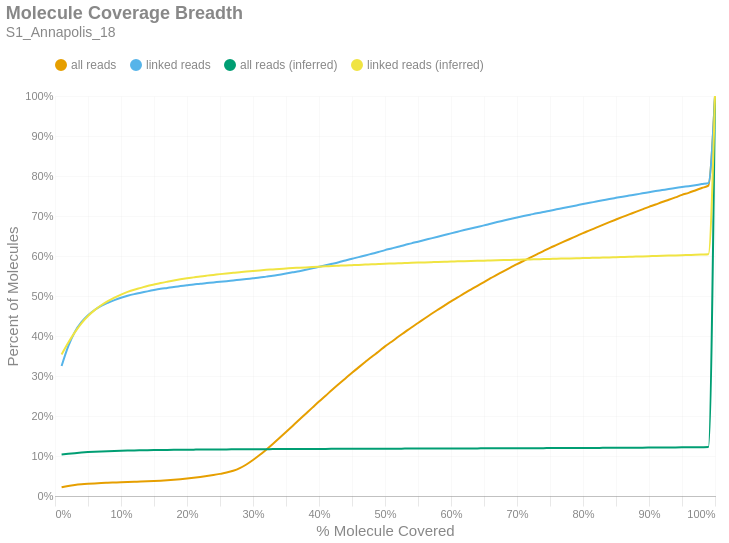

The code cell stored with this chart in its notebook:
### Markdown cell above
### Molecule Read Coverage
This chart shows molecule coverage breadth as computed by the number of bases aligned to that molecule. In other words, "*how much of each unique long molecule is actually sequenced/aligned?*" Keep in mind there is a distinction between sequences and alignments, since some sequences belonging to a particular molecule may not align well and wouldn't appear in the alignment data. This chart also shows molecule coverage breadth as computed by the *inferred fragment* from which the aligned sequences originate. Unlike read coverage, this calculation takes into account the total insert size, including unsequenced gaps between the forward and reverse reads. Like the previous figures, these are cumulative percents.

### Code cell
if SKIPLR:
    print_html(f"Skipped")
else:
    binned_df = consolidated_hist(valids['coverage_bp'], mask, 0.01, True)
    binned_df_inf = consolidated_hist(valids['coverage_inserts'], mask, 0.01, True)
    binned_df = binned_df.with_columns(pl.lit(binned_df_inf['all reads (cumsum)']).alias('all reads (inferred)'))
    binned_df = binned_df.with_columns(pl.lit(binned_df_inf['linked reads (cumsum)']).alias('linked reads (inferred)'))
    binned_df = binned_df.with_columns(
        (pl.col('bin').cast(pl.Float64) + 0.01).alias('right_edge')
    )

    with SafeRender(binned_df):
        (
            density_plot(binned_df, 'Molecule Coverage Breadth', samplename, 'molcov', ['all reads (inferred)','linked reads (inferred)'])
            .encode(
                #x=alt.X('bin:Q', title="% Molecule Covered").axis(format = '%').scale(padding=0),
                x=alt.X('right_edge:Q', title="% Molecule Covered").axis(format='%').scale(padding=0),
                y=alt.Y('value:Q', title='Percent of Molecules')
                    .axis(format='%')
                    .stack(False)
                    .scale(domainMin=0, padding=0),
                color=alt.Color("key:N").scale(domain = ["all reads", "linked reads", "all reads (inferred)", "linked reads (inferred)"]),
                tooltip = [
                    alt.Tooltip("key:N", title = "Data Type"),
                    alt.Tooltip("range_label:N", title="% Molecule Covered"),
                    alt.Tooltip("value:Q", format = ".2%", title="% Molecules")
                ]
            )
        ).display()

### Figure 1 — Vega-Lite specification as saved in the notebook (floating-point values rounded to 4 significant figures)
{"width": "container", "height": 400, "config": {"title": {"anchor": "start", "dy": -15, "fontSize": 18, "color": "#888888", "subtitleColor": "#888888", "subtitleFontSize": 14}, "arc": {"fill": "#0072B2"}, "axis": {"domainColor": "#888888", "domainWidth": 0.5, "gridWidth": 0.2, "grid": false, "titleFontWeight": 400, "titleFontSize": 15, "labelFontSize": 11, "labelColor": "#888888", "tickColor": "#888888", "tickWidth": 0.2, "titleColor": "#888888"}, "axisBand": {"grid": false}, "axisX": {"grid": true, "tickSize": 10, "domainCap": "round"}, "axisY": {"domain": false, "grid": true, "tickSize": 0, "domainCap": "round"}, "background": "transparent", "header": {"labelFontSize": 15, "labelColor": "#888888", "titleFontSize": 15, "titleFontWeight": 600, "titleColor": "#888888"}, "legend": {"labelFont": "sans-serif", "labelFontSize": 12, "labelColor": "#888888", "symbolSize": 100, "symbolType": "circle", "titleFontSize": 12, "titlePadding": 10, "titleColor": "#888888", "title": null, "orient": "top"}, "range": {"category": ["#E69F00", "#56B4E9", "#009E73", "#F0E442", "#0072B2", "#D55E00", "#CC79A7", "#000000"], "diverging": ["#cfe8f3", "#a2d4ec", "#73bfe2", "#46abdb", "#1696d2", "#12719e"]}, "area": {"fill": "#0072B2", "fillOpacity": 0.7, "line": true, "strokeOpacity": 0.7}, "line": {"color": "#0072B2", "stroke": "#0072B2", "strokeWidth": 2}, "trail": {"color": "#0072B2", "stroke": "#0072B2", "strokeWidth": 0, "size": 1}, "point": {"filled": true, "fillOpacity": 1.0, "size": 95}, "text": {"color": "#888888", "fontSize": 11, "align": "right", "fontWeight": 400, "size": 11}, "bar": {"fill": "#0072B2", "stroke": null}, "view": {"stroke": null, "continuousWidth": 660, "continuousHeight": 400}}, "data": {"name": "data-ae984b2c91bb6ececd764ec2be68b6b3"}, "mark": {"type": "line", "interpolate": "monotone", "point": {"opacity": 0, "size": 275}}, "encoding": {"color": {"field": "key", "scale": {"domain": ["all reads", "linked reads", "all reads (inferred)", "linked reads (inferred)"]}, "type": "nominal"}, "tooltip": [{"field": "key", "title": "Data Type", "type": "nominal"}, {"field": "range_label", "title": "% Molecule Covered", "type": "nominal"}, {"field": "value", "format": ".2%", "title": "% Molecules", "type": "quantitative"}], "x": {"axis": {"format": "%"}, "field": "right_edge", "scale": {"padding": 0}, "title": "% Molecule Covered", "type": "quantitative"}, "y": {"axis": {"format": "%"}, "field": "value", "scale": {"domainMin": 0, "padding": 0}, "stack": false, "title": "Percent of Molecules", "type": "quantitative"}}, "params": [{"name": "param_c36ac31b6afebe62", "select": {"type": "point", "fields": ["key"]}, "bind": "legend"}], "title": {"text": "Molecule Coverage Breadth", "subtitle": "S1_Annapolis_18"}, "transform": [{"fold": ["all reads (cumsum)", "linked reads (cumsum)", "all reads (inferred)", "linked reads (inferred)"]}, {"calculate": "replace(datum.key, ' (cumsum)', '')", "as": "key"}, {"filter": {"param": "param_c36ac31b6afebe62"}}], "usermeta": {"embedOptions": {"downloadFileName": "S1_Annapolis_18.molcov"}}, "$schema": "https://vega.github.io/schema/vega-lite/v6.1.0.json", "datasets": {"data-ae984b2c91bb6ececd764ec2be68b6b3": [{"bin": "0.0", "interval": "0.0-0.01", "all reads": 0.02173, "linked reads": 0.325, "all reads (cumsum)": 0.02173, "linked reads (cumsum)": 0.325, "range_label": "0.0-0.01", "all reads (inferred)": 0.1035, "linked reads (inferred)": 0.3537, "right_edge": 0.01}, {"bin": "0.01", "interval": "0.01-0.02", "all reads": 0.003286, "linked reads": 0.04903, "all reads (cumsum)": 0.02502, "linked reads (cumsum)": 0.374, "range_label": "0.01-0.02", "all reads (inferred)": 0.1054, "linked reads (inferred)": 0.3829, "right_edge": 0.02}, {"bin": "0.02", "interval": "0.02-0.03", "all reads": 0.002447, "linked reads": 0.03611, "all reads (cumsum)": 0.02746, "linked reads (cumsum)": 0.4101, "range_label": "0.02-0.03", "all reads (inferred)": 0.1071, "linked reads (inferred)": 0.4091, "right_edge": 0.03}, {"bin": "0.03", "interval": "0.03-0.04", "all reads": 0.001762, "linked reads": 0.02431, "all reads (cumsum)": 0.02923, "linked reads (cumsum)": 0.4344, "range_label": "0.03-0.04", "all reads (inferred)": 0.1085, "linked reads (inferred)": 0.4317, "right_edge": 0.04}, {"bin": "0.04", "interval": "0.04-0.05", "all reads": 0.001301, "linked reads": 0.01766, "all reads (cumsum)": 0.03053, "linked reads (cumsum)": 0.4521, "range_label": "0.04-0.05", "all reads (inferred)": 0.1098, "linked reads (inferred)": 0.4499, "right_edge": 0.05}, {"bin": "0.05", "interval": "0.05-0.06", "all reads": 0.001029, "linked reads": 0.01307, "all reads (cumsum)": 0.03155, "linked reads (cumsum)": 0.4651, "range_label": "0.05-0.06", "all reads (inferred)": 0.1107, "linked reads (inferred)": 0.4647, "right_edge": 0.06}, {"bin": "0.06", "interval": "0.06-0.07", "all reads": 0.000824, "linked reads": 0.01019, "all reads (cumsum)": 0.03238, "linked reads (cumsum)": 0.4753, "range_label": "0.06-0.07", "all reads (inferred)": 0.1115, "linked reads (inferred)": 0.4769, "right_edge": 0.07}, {"bin": "0.07", "interval": "0.07-0.08", "all reads": 0.0006764, "linked reads": 0.007738, "all reads (cumsum)": 0.03305, "linked reads (cumsum)": 0.4831, "range_label": "0.07-0.08", "all reads (inferred)": 0.1121, "linked reads (inferred)": 0.4871, "right_edge": 0.08}, {"bin": "0.08", "interval": "0.08-0.09", "all reads": 0.0006506, "linked reads": 0.006593, "all reads (cumsum)": 0.03371, "linked reads (cumsum)": 0.4897, "range_label": "0.08-0.09", "all reads (inferred)": 0.1127, "linked reads (inferred)": 0.4961, "right_edge": 0.09}, {"bin": "0.09", "interval": "0.09-0.1", "all reads": 0.0006488, "linked reads": 0.00593, "all reads (cumsum)": 0.03435, "linked reads (cumsum)": 0.4956, "range_label": "0.09-0.1", "all reads (inferred)": 0.1132, "linked reads (inferred)": 0.5036, "right_edge": 0.1}, {"bin": "0.1", "interval": "0.1-0.11", "all reads": 0.0006052, "linked reads": 0.004972, "all reads (cumsum)": 0.03496, "linked reads (cumsum)": 0.5006, "range_label": "0.1-0.11", "all reads (inferred)": 0.1136, "linked reads (inferred)": 0.5102, "right_edge": 0.11}, {"bin": "0.11", "interval": "0.11-0.12", "all reads": 0.000586, "linked reads": 0.004068, "all reads (cumsum)": 0.03555, "linked reads (cumsum)": 0.5046, "range_label": "0.11-0.12", "all reads (inferred)": 0.114, "linked reads (inferred)": 0.5158, "right_edge": 0.12}, {"bin": "0.12", "interval": "0.12-0.13", "all reads": 0.0005668, "linked reads": 0.003398, "all reads (cumsum)": 0.03611, "linked reads (cumsum)": 0.508, "range_label": "0.12-0.13", "all reads (inferred)": 0.1142, "linked reads (inferred)": 0.5204, "right_edge": 0.13}, {"bin": "0.13", "interval": "0.13-0.14", "all reads": 0.0006305, "linked reads": 0.003577, "all reads (cumsum)": 0.03674, "linked reads (cumsum)": 0.5116, "range_label": "0.13-0.14", "all reads (inferred)": 0.1145, "linked reads (inferred)": 0.5251, "right_edge": 0.14}, {"bin": "0.14", "interval": "0.14-0.15", "all reads": 0.0007069, "linked reads": 0.003351, "all reads (cumsum)": 0.03745, "linked reads (cumsum)": 0.515, "range_label": "0.14-0.15", "all reads (inferred)": 0.1148, "linked reads (inferred)": 0.5287, "right_edge": 0.15}, {"bin": "0.15", "interval": "0.15-0.16", "all reads": 0.0008202, "linked reads": 0.002985, "all reads (cumsum)": 0.03827, "linked reads (cumsum)": 0.5179, "range_label": "0.15-0.16", "all reads (inferred)": 0.115, "linked reads (inferred)": 0.5324, "right_edge": 0.16}, {"bin": "0.16", "interval": "0.16-0.17", "all reads": 0.001003, "linked reads": 0.002338, "all reads (cumsum)": 0.03927, "linked reads (cumsum)": 0.5203, "range_label": "0.16-0.17", "all reads (inferred)": 0.1152, "linked reads (inferred)": 0.5357, "right_edge": 0.17}, {"bin": "0.17", "interval": "0.17-0.18", "all reads": 0.001221, "linked reads": 0.002408, "all reads (cumsum)": 0.04049, "linked reads (cumsum)": 0.5227, "range_label": "0.17-0.18", "all reads (inferred)": 0.1154, "linked reads (inferred)": 0.5388, "right_edge": 0.18}, {"bin": "0.18", "interval": "0.18-0.19", "all reads": 0.001431, "linked reads": 0.002065, "all reads (cumsum)": 0.04192, "linked reads (cumsum)": 0.5248, "range_label": "0.18-0.19", "all reads (inferred)": 0.1156, "linked reads (inferred)": 0.5416, "right_edge": 0.19}, {"bin": "0.19", "interval": "0.19-0.2", "all reads": 0.001649, "linked reads": 0.002104, "all reads (cumsum)": 0.04357, "linked reads (cumsum)": 0.5269, "range_label": "0.19-0.2", "all reads (inferred)": 0.1158, "linked reads (inferred)": 0.5442, "right_edge": 0.2}, {"bin": "0.2", "interval": "0.2-0.21", "all reads": 0.001857, "linked reads": 0.002042, "all reads (cumsum)": 0.04543, "linked reads (cumsum)": 0.5289, "range_label": "0.2-0.21", "all reads (inferred)": 0.1159, "linked reads (inferred)": 0.5466, "right_edge": 0.21}, {"bin": "0.21", "interval": "0.21-0.22", "all reads": 0.002041, "linked reads": 0.001559, "all reads (cumsum)": 0.04747, "linked reads (cumsum)": 0.5305, "range_label": "0.21-0.22", "all reads (inferred)": 0.1161, "linked reads (inferred)": 0.5489, "right_edge": 0.22}, {"bin": "0.22", "interval": "0.22-0.23", "all reads": 0.002355, "linked reads": 0.00194, "all reads (cumsum)": 0.04983, "linked reads (cumsum)": 0.5324, "range_label": "0.22-0.23", "all reads (inferred)": 0.1162, "linked reads (inferred)": 0.5509, "right_edge": 0.23}, {"bin": "0.23", "interval": "0.23-0.24", "all reads": 0.002572, "linked reads": 0.001613, "all reads (cumsum)": 0.0524, "linked reads (cumsum)": 0.534, "range_label": "0.23-0.24", "all reads (inferred)": 0.1163, "linked reads (inferred)": 0.5528, "right_edge": 0.24}, {"bin": "0.24", "interval": "0.24-0.25", "all reads": 0.002873, "linked reads": 0.001442, "all reads (cumsum)": 0.05527, "linked reads (cumsum)": 0.5355, "range_label": "0.24-0.25", "all reads (inferred)": 0.1164, "linked reads (inferred)": 0.5547, "right_edge": 0.25}, {"bin": "0.25", "interval": "0.25-0.26", "all reads": 0.003245, "linked reads": 0.001629, "all reads (cumsum)": 0.05852, "linked reads (cumsum)": 0.5371, "range_label": "0.25-0.26", "all reads (inferred)": 0.1166, "linked reads (inferred)": 0.5564, "right_edge": 0.26}, {"bin": "0.26", "interval": "0.26-0.27", "all reads": 0.004429, "linked reads": 0.001831, "all reads (cumsum)": 0.06295, "linked reads (cumsum)": 0.5389, "range_label": "0.26-0.27", "all reads (inferred)": 0.1167, "linked reads (inferred)": 0.5581, "right_edge": 0.27}, {"bin": "0.27", "interval": "0.27-0.28", "all reads": 0.006654, "linked reads": 0.001746, "all reads (cumsum)": 0.0696, "linked reads (cumsum)": 0.5407, "range_label": "0.27-0.28", "all reads (inferred)": 0.1168, "linked reads (inferred)": 0.5597, "right_edge": 0.28}, {"bin": "0.28", "interval": "0.28-0.29", "all reads": 0.009142, "linked reads": 0.001808, "all reads (cumsum)": 0.07874, "linked reads (cumsum)": 0.5425, "range_label": "0.28-0.29", "all reads (inferred)": 0.1169, "linked reads (inferred)": 0.5612, "right_edge": 0.29}, {"bin": "0.29", "interval": "0.29-0.3", "all reads": 0.01117, "linked reads": 0.001886, "all reads (cumsum)": 0.08991, "linked reads (cumsum)": 0.5444, "range_label": "0.29-0.3", "all reads (inferred)": 0.117, "linked reads (inferred)": 0.5625, "right_edge": 0.3}, {"bin": "0.3", "interval": "0.3-0.31", "all reads": 0.01241, "linked reads": 0.001785, "all reads (cumsum)": 0.1023, "linked reads (cumsum)": 0.5461, "range_label": "0.3-0.31", "all reads (inferred)": 0.1171, "linked reads (inferred)": 0.564, "right_edge": 0.31}, {"bin": "0.31", "interval": "0.31-0.32", "all reads": 0.01355, "linked reads": 0.002307, "all reads (cumsum)": 0.1159, "linked reads (cumsum)": 0.5484, "range_label": "0.31-0.32", "all reads (inferred)": 0.1171, "linked reads (inferred)": 0.5653, "right_edge": 0.32}, {"bin": "0.32", "interval": "0.32-0.33", "all reads": 0.01431, "linked reads": 0.002221, "all reads (cumsum)": 0.1302, "linked reads (cumsum)": 0.5507, "range_label": "0.32-0.33", "all reads (inferred)": 0.1172, "linked reads (inferred)": 0.5665, "right_edge": 0.33}, {"bin": "0.33", "interval": "0.33-0.34", "all reads": 0.01482, "linked reads": 0.002665, "all reads (cumsum)": 0.145, "linked reads (cumsum)": 0.5533, "range_label": "0.33-0.34", "all reads (inferred)": 0.1173, "linked reads (inferred)": 0.5677, "right_edge": 0.34}, {"bin": "0.34", "interval": "0.34-0.35", "all reads": 0.01507, "linked reads": 0.002735, "all reads (cumsum)": 0.1601, "linked reads (cumsum)": 0.5561, "range_label": "0.34-0.35", "all reads (inferred)": 0.1174, "linked reads (inferred)": 0.5688, "right_edge": 0.35}, {"bin": "0.35", "interval": "0.35-0.36", "all reads": 0.0152, "linked reads": 0.003047, "all reads (cumsum)": 0.1753, "linked reads (cumsum)": 0.5591, "range_label": "0.35-0.36", "all reads (inferred)": 0.1175, "linked reads (inferred)": 0.5699, "right_edge": 0.36}, {"bin": "0.36", "interval": "0.36-0.37", "all reads": 0.0152, "linked reads": 0.003, "all reads (cumsum)": 0.1905, "linked reads (cumsum)": 0.5621, "range_label": "0.36-0.37", "all reads (inferred)": 0.1175, "linked reads (inferred)": 0.5707, "right_edge": 0.37}, {"bin": "0.37", "interval": "0.37-0.38", "all reads": 0.01527, "linked reads": 0.003421, "all reads (cumsum)": 0.2057, "linked reads (cumsum)": 0.5655, "range_label": "0.37-0.38", "all reads (inferred)": 0.1176, "linked reads (inferred)": 0.5715, "right_edge": 0.38}, {"bin": "0.38", "interval": "0.38-0.39", "all reads": 0.01518, "linked reads": 0.003569, "all reads (cumsum)": 0.2209, "linked reads (cumsum)": 0.5691, "range_label": "0.38-0.39", "all reads (inferred)": 0.1177, "linked reads (inferred)": 0.5725, "right_edge": 0.39}, {"bin": "0.39", "interval": "0.39-0.4", "all reads": 0.01535, "linked reads": 0.003826, "all reads (cumsum)": 0.2363, "linked reads (cumsum)": 0.5729, "range_label": "0.39-0.4", "all reads (inferred)": 0.1177, "linked reads (inferred)": 0.5734, "right_edge": 0.4}, {"bin": "0.4", "interval": "0.4-0.41", "all reads": 0.01448, "linked reads": 0.003702, "all reads (cumsum)": 0.2507, "linked reads (cumsum)": 0.5766, "range_label": "0.4-0.41", "all reads (inferred)": 0.1178, "linked reads (inferred)": 0.5742, "right_edge": 0.41}, {"bin": "0.41", "interval": "0.41-0.42", "all reads": 0.01484, "linked reads": 0.003772, "all reads (cumsum)": 0.2656, "linked reads (cumsum)": 0.5804, "range_label": "0.41-0.42", "all reads (inferred)": 0.1178, "linked reads (inferred)": 0.5751, "right_edge": 0.42}, {"bin": "0.42", "interval": "0.42-0.43", "all reads": 0.01435, "linked reads": 0.004006, "all reads (cumsum)": 0.2799, "linked reads (cumsum)": 0.5844, "range_label": "0.42-0.43", "all reads (inferred)": 0.1179, "linked reads (inferred)": 0.5758, "right_edge": 0.43}, {"bin": "0.43", "interval": "0.43-0.44", "all reads": 0.01399, "linked reads": 0.00452, "all reads (cumsum)": 0.2939, "linked reads (cumsum)": 0.5889, "range_label": "0.43-0.44", "all reads (inferred)": 0.118, "linked reads (inferred)": 0.5766, "right_edge": 0.44}, {"bin": "0.44", "interval": "0.44-0.45", "all reads": 0.01403, "linked reads": 0.004138, "all reads (cumsum)": 0.308, "linked reads (cumsum)": 0.5931, "range_label": "0.44-0.45", "all reads (inferred)": 0.118, "linked reads (inferred)": 0.5771, "right_edge": 0.45}, {"bin": "0.45", "interval": "0.45-0.46", "all reads": 0.01362, "linked reads": 0.00413, "all reads (cumsum)": 0.3216, "linked reads (cumsum)": 0.5972, "range_label": "0.45-0.46", "all reads (inferred)": 0.1181, "linked reads (inferred)": 0.5777, "right_edge": 0.46}, {"bin": "0.46", "interval": "0.46-0.47", "all reads": 0.01332, "linked reads": 0.004091, "all reads (cumsum)": 0.3349, "linked reads (cumsum)": 0.6013, "range_label": "0.46-0.47", "all reads (inferred)": 0.1181, "linked reads (inferred)": 0.5785, "right_edge": 0.47}, {"bin": "0.47", "interval": "0.47-0.48", "all reads": 0.01322, "linked reads": 0.00431, "all reads (cumsum)": 0.3481, "linked reads (cumsum)": 0.6056, "range_label": "0.47-0.48", "all reads (inferred)": 0.1182, "linked reads (inferred)": 0.5791, "right_edge": 0.48}, {"bin": "0.48", "interval": "0.48-0.49", "all reads": 0.01243, "linked reads": 0.004286, "all reads (cumsum)": 0.3606, "linked reads (cumsum)": 0.6099, "range_label": "0.48-0.49", "all reads (inferred)": 0.1182, "linked reads (inferred)": 0.5799, "right_edge": 0.49}, {"bin": "0.49", "interval": "0.49-0.5", "all reads": 0.01361, "linked reads": 0.004793, "all reads (cumsum)": 0.3742, "linked reads (cumsum)": 0.6147, "range_label": "0.49-0.5", "all reads (inferred)": 0.1183, "linked reads (inferred)": 0.5806, "right_edge": 0.5}, {"bin": "0.5", "interval": "0.5-0.51", "all reads": 0.01138, "linked reads": 0.004193, "all reads (cumsum)": 0.3855, "linked reads (cumsum)": 0.6189, "range_label": "0.5-0.51", "all reads (inferred)": 0.1183, "linked reads (inferred)": 0.5812, "right_edge": 0.51}, {"bin": "0.51", "interval": "0.51-0.52", "all reads": 0.01249, "linked reads": 0.004271, "all reads (cumsum)": 0.398, "linked reads (cumsum)": 0.6231, "range_label": "0.51-0.52", "all reads (inferred)": 0.1184, "linked reads (inferred)": 0.5818, "right_edge": 0.52}, {"bin": "0.52", "interval": "0.52-0.53", "all reads": 0.01158, "linked reads": 0.004528, "all reads (cumsum)": 0.4096, "linked reads (cumsum)": 0.6277, "range_label": "0.52-0.53", "all reads (inferred)": 0.1184, "linked reads (inferred)": 0.5823, "right_edge": 0.53}, {"bin": "0.53", "interval": "0.53-0.54", "all reads": 0.01163, "linked reads": 0.003928, "all reads (cumsum)": 0.4212, "linked reads (cumsum)": 0.6316, "range_label": "0.53-0.54", "all reads (inferred)": 0.1185, "linked reads (inferred)": 0.5829, "right_edge": 0.54}, {"bin": "0.54", "interval": "0.54-0.55", "all reads": 0.01121, "linked reads": 0.004263, "all reads (cumsum)": 0.4324, "linked reads (cumsum)": 0.6359, "range_label": "0.54-0.55", "all reads (inferred)": 0.1186, "linked reads (inferred)": 0.5835, "right_edge": 0.55}, {"bin": "0.55", "interval": "0.55-0.56", "all reads": 0.01142, "linked reads": 0.004193, "all reads (cumsum)": 0.4439, "linked reads (cumsum)": 0.64, "range_label": "0.55-0.56", "all reads (inferred)": 0.1186, "linked reads (inferred)": 0.584, "right_edge": 0.56}, {"bin": "0.56", "interval": "0.56-0.57", "all reads": 0.01111, "linked reads": 0.004052, "all reads (cumsum)": 0.455, "linked reads (cumsum)": 0.6441, "range_label": "0.56-0.57", "all reads (inferred)": 0.1187, "linked reads (inferred)": 0.5845, "right_edge": 0.57}, {"bin": "0.57", "interval": "0.57-0.58", "all reads": 0.01057, "linked reads": 0.004115, "all reads (cumsum)": 0.4655, "linked reads (cumsum)": 0.6482, "range_label": "0.57-0.58", "all reads (inferred)": 0.1187, "linked reads (inferred)": 0.5851, "right_edge": 0.58}, {"bin": "0.58", "interval": "0.58-0.59", "all reads": 0.01051, "linked reads": 0.004185, "all reads (cumsum)": 0.4761, "linked reads (cumsum)": 0.6524, "range_label": "0.58-0.59", "all reads (inferred)": 0.1188, "linked reads (inferred)": 0.5856, "right_edge": 0.59}, {"bin": "0.59", "interval": "0.59-0.6", "all reads": 0.01039, "linked reads": 0.004232, "all reads (cumsum)": 0.4864, "linked reads (cumsum)": 0.6566, "range_label": "0.59-0.6", "all reads (inferred)": 0.1188, "linked reads (inferred)": 0.5861, "right_edge": 0.6}, {"bin": "0.6", "interval": "0.6-0.61", "all reads": 0.009875, "linked reads": 0.004161, "all reads (cumsum)": 0.4963, "linked reads (cumsum)": 0.6608, "range_label": "0.6-0.61", "all reads (inferred)": 0.1189, "linked reads (inferred)": 0.5867, "right_edge": 0.61}, {"bin": "0.61", "interval": "0.61-0.62", "all reads": 0.01007, "linked reads": 0.004161, "all reads (cumsum)": 0.5064, "linked reads (cumsum)": 0.665, "range_label": "0.61-0.62", "all reads (inferred)": 0.1189, "linked reads (inferred)": 0.5871, "right_edge": 0.62}, {"bin": "0.62", "interval": "0.62-0.63", "all reads": 0.009581, "linked reads": 0.003974, "all reads (cumsum)": 0.516, "linked reads (cumsum)": 0.6689, "range_label": "0.62-0.63", "all reads (inferred)": 0.119, "linked reads (inferred)": 0.5875, "right_edge": 0.63}, {"bin": "0.63", "interval": "0.63-0.64", "all reads": 0.009621, "linked reads": 0.003795, "all reads (cumsum)": 0.5256, "linked reads (cumsum)": 0.6727, "range_label": "0.63-0.64", "all reads (inferred)": 0.1191, "linked reads (inferred)": 0.5879, "right_edge": 0.64}, {"bin": "0.64", "interval": "0.64-0.65", "all reads": 0.009277, "linked reads": 0.003803, "all reads (cumsum)": 0.5349, "linked reads (cumsum)": 0.6765, "range_label": "0.64-0.65", "all reads (inferred)": 0.1191, "linked reads (inferred)": 0.5883, "right_edge": 0.65}, {"bin": "0.65", "interval": "0.65-0.66", "all reads": 0.009606, "linked reads": 0.004185, "all reads (cumsum)": 0.5445, "linked reads (cumsum)": 0.6807, "range_label": "0.65-0.66", "all reads (inferred)": 0.1192, "linked reads (inferred)": 0.5889, "right_edge": 0.66}, {"bin": "0.66", "interval": "0.66-0.67", "all reads": 0.008881, "linked reads": 0.00406, "all reads (cumsum)": 0.5534, "linked reads (cumsum)": 0.6848, "range_label": "0.66-0.67", "all reads (inferred)": 0.1192, "linked reads (inferred)": 0.5893, "right_edge": 0.67}, {"bin": "0.67", "interval": "0.67-0.68", "all reads": 0.008882, "linked reads": 0.00385, "all reads (cumsum)": 0.5622, "linked reads (cumsum)": 0.6886, "range_label": "0.67-0.68", "all reads (inferred)": 0.1193, "linked reads (inferred)": 0.5897, "right_edge": 0.68}, {"bin": "0.68", "interval": "0.68-0.69", "all reads": 0.008629, "linked reads": 0.003819, "all reads (cumsum)": 0.5709, "linked reads (cumsum)": 0.6924, "range_label": "0.68-0.69", "all reads (inferred)": 0.1193, "linked reads (inferred)": 0.5901, "right_edge": 0.69}, {"bin": "0.69", "interval": "0.69-0.7", "all reads": 0.008735, "linked reads": 0.003811, "all reads (cumsum)": 0.5796, "linked reads (cumsum)": 0.6963, "range_label": "0.69-0.7", "all reads (inferred)": 0.1194, "linked reads (inferred)": 0.5905, "right_edge": 0.7}, {"bin": "0.7", "interval": "0.7-0.71", "all reads": 0.008337, "linked reads": 0.003632, "all reads (cumsum)": 0.5879, "linked reads (cumsum)": 0.6999, "range_label": "0.7-0.71", "all reads (inferred)": 0.1195, "linked reads (inferred)": 0.591, "right_edge": 0.71}, {"bin": "0.71", "interval": "0.71-0.72", "all reads": 0.008186, "linked reads": 0.003398, "all reads (cumsum)": 0.5961, "linked reads (cumsum)": 0.7033, "range_label": "0.71-0.72", "all reads (inferred)": 0.1195, "linked reads (inferred)": 0.5914, "right_edge": 0.72}, {"bin": "0.72", "interval": "0.72-0.73", "all reads": 0.008045, "linked reads": 0.003507, "all reads (cumsum)": 0.6042, "linked reads (cumsum)": 0.7068, "range_label": "0.72-0.73", "all reads (inferred)": 0.1196, "linked reads (inferred)": 0.5918, "right_edge": 0.73}, {"bin": "0.73", "interval": "0.73-0.74", "all reads": 0.007838, "linked reads": 0.00307, "all reads (cumsum)": 0.612, "linked reads (cumsum)": 0.7099, "range_label": "0.73-0.74", "all reads (inferred)": 0.1197, "linked reads (inferred)": 0.5922, "right_edge": 0.74}, {"bin": "0.74", "interval": "0.74-0.75", "all reads": 0.008216, "linked reads": 0.003483, "all reads (cumsum)": 0.6202, "linked reads (cumsum)": 0.7133, "range_label": "0.74-0.75", "all reads (inferred)": 0.1197, "linked reads (inferred)": 0.5927, "right_edge": 0.75}, {"bin": "0.75", "interval": "0.75-0.76", "all reads": 0.007468, "linked reads": 0.003289, "all reads (cumsum)": 0.6277, "linked reads (cumsum)": 0.7166, "range_label": "0.75-0.76", "all reads (inferred)": 0.1198, "linked reads (inferred)": 0.5932, "right_edge": 0.76}, {"bin": "0.76", "interval": "0.76-0.77", "all reads": 0.007537, "linked reads": 0.003382, "all reads (cumsum)": 0.6352, "linked reads (cumsum)": 0.72, "range_label": "0.76-0.77", "all reads (inferred)": 0.1199, "linked reads (inferred)": 0.5936, "right_edge": 0.77}, {"bin": "0.77", "interval": "0.77-0.78", "all reads": 0.007331, "linked reads": 0.003226, "all reads (cumsum)": 0.6426, "linked reads (cumsum)": 0.7232, "range_label": "0.77-0.78", "all reads (inferred)": 0.12, "linked reads (inferred)": 0.594, "right_edge": 0.78}, {"bin": "0.78", "interval": "0.78-0.79", "all reads": 0.007263, "linked reads": 0.003273, "all reads (cumsum)": 0.6498, "linked reads (cumsum)": 0.7265, "range_label": "0.78-0.79", "all reads (inferred)": 0.12, "linked reads (inferred)": 0.5944, "right_edge": 0.79}, {"bin": "0.79", "interval": "0.79-0.8", "all reads": 0.007368, "linked reads": 0.003367, "all reads (cumsum)": 0.6572, "linked reads (cumsum)": 0.7299, "range_label": "0.79-0.8", "all reads (inferred)": 0.1201, "linked reads (inferred)": 0.5948, "right_edge": 0.8}, {"bin": "0.8", "interval": "0.8-0.81", "all reads": 0.006758, "linked reads": 0.003078, "all reads (cumsum)": 0.6639, "linked reads (cumsum)": 0.733, "range_label": "0.8-0.81", "all reads (inferred)": 0.1202, "linked reads (inferred)": 0.5952, "right_edge": 0.81}, {"bin": "0.81", "interval": "0.81-0.82", "all reads": 0.006974, "linked reads": 0.003125, "all reads (cumsum)": 0.6709, "linked reads (cumsum)": 0.7361, "range_label": "0.81-0.82", "all reads (inferred)": 0.1203, "linked reads (inferred)": 0.5957, "right_edge": 0.82}, {"bin": "0.82", "interval": "0.82-0.83", "all reads": 0.006895, "linked reads": 0.003102, "all reads (cumsum)": 0.6778, "linked reads (cumsum)": 0.7392, "range_label": "0.82-0.83", "all reads (inferred)": 0.1204, "linked reads (inferred)": 0.596, "right_edge": 0.83}, {"bin": "0.83", "interval": "0.83-0.84", "all reads": 0.006736, "linked reads": 0.003273, "all reads (cumsum)": 0.6846, "linked reads (cumsum)": 0.7425, "range_label": "0.83-0.84", "all reads (inferred)": 0.1204, "linked reads (inferred)": 0.5964, "right_edge": 0.84}, {"bin": "0.84", "interval": "0.84-0.85", "all reads": 0.006573, "linked reads": 0.002961, "all reads (cumsum)": 0.6911, "linked reads (cumsum)": 0.7454, "range_label": "0.84-0.85", "all reads (inferred)": 0.1205, "linked reads (inferred)": 0.597, "right_edge": 0.85}, {"bin": "0.85", "interval": "0.85-0.86", "all reads": 0.006518, "linked reads": 0.002907, "all reads (cumsum)": 0.6976, "linked reads (cumsum)": 0.7483, "range_label": "0.85-0.86", "all reads (inferred)": 0.1206, "linked reads (inferred)": 0.5975, "right_edge": 0.86}, {"bin": "0.86", "interval": "0.86-0.87", "all reads": 0.00633, "linked reads": 0.002712, "all reads (cumsum)": 0.704, "linked reads (cumsum)": 0.751, "range_label": "0.86-0.87", "all reads (inferred)": 0.1207, "linked reads (inferred)": 0.5979, "right_edge": 0.87}, {"bin": "0.87", "interval": "0.87-0.88", "all reads": 0.006471, "linked reads": 0.002712, "all reads (cumsum)": 0.7104, "linked reads (cumsum)": 0.7537, "range_label": "0.87-0.88", "all reads (inferred)": 0.1208, "linked reads (inferred)": 0.5985, "right_edge": 0.88}, {"bin": "0.88", "interval": "0.88-0.89", "all reads": 0.006233, "linked reads": 0.002891, "all reads (cumsum)": 0.7167, "linked reads (cumsum)": 0.7566, "range_label": "0.88-0.89", "all reads (inferred)": 0.1209, "linked reads (inferred)": 0.599, "right_edge": 0.89}, {"bin": "0.89", "interval": "0.89-0.9", "all reads": 0.006165, "linked reads": 0.002798, "all reads (cumsum)": 0.7228, "linked reads (cumsum)": 0.7594, "range_label": "0.89-0.9", "all reads (inferred)": 0.121, "linked reads (inferred)": 0.5995, "right_edge": 0.9}, {"bin": "0.9", "interval": "0.9-0.91", "all reads": 0.005783, "linked reads": 0.002837, "all reads (cumsum)": 0.7286, "linked reads (cumsum)": 0.7623, "range_label": "0.9-0.91", "all reads (inferred)": 0.1211, "linked reads (inferred)": 0.6001, "right_edge": 0.91}, {"bin": "0.91", "interval": "0.91-0.92", "all reads": 0.006394, "linked reads": 0.002564, "all reads (cumsum)": 0.735, "linked reads (cumsum)": 0.7648, "range_label": "0.91-0.92", "all reads (inferred)": 0.1213, "linked reads (inferred)": 0.6006, "right_edge": 0.92}, {"bin": "0.92", "interval": "0.92-0.93", "all reads": 0.005478, "linked reads": 0.002611, "all reads (cumsum)": 0.7405, "linked reads (cumsum)": 0.7674, "range_label": "0.92-0.93", "all reads (inferred)": 0.1214, "linked reads (inferred)": 0.6011, "right_edge": 0.93}, {"bin": "0.93", "interval": "0.93-0.94", "all reads": 0.005934, "linked reads": 0.002408, "all reads (cumsum)": 0.7464, "linked reads (cumsum)": 0.7699, "range_label": "0.93-0.94", "all reads (inferred)": 0.1215, "linked reads (inferred)": 0.6015, "right_edge": 0.94}, {"bin": "0.94", "interval": "0.94-0.95", "all reads": 0.006336, "linked reads": 0.002509, "all reads (cumsum)": 0.7528, "linked reads (cumsum)": 0.7724, "range_label": "0.94-0.95", "all reads (inferred)": 0.1216, "linked reads (inferred)": 0.602, "right_edge": 0.95}, {"bin": "0.95", "interval": "0.95-0.96", "all reads": 0.005138, "linked reads": 0.002291, "all reads (cumsum)": 0.7579, "linked reads (cumsum)": 0.7747, "range_label": "0.95-0.96", "all reads (inferred)": 0.1218, "linked reads (inferred)": 0.6025, "right_edge": 0.96}, {"bin": "0.96", "interval": "0.96-0.97", "all reads": 0.005985, "linked reads": 0.002463, "all reads (cumsum)": 0.7639, "linked reads (cumsum)": 0.7771, "range_label": "0.96-0.97", "all reads (inferred)": 0.1219, "linked reads (inferred)": 0.6031, "right_edge": 0.97}, {"bin": "0.97", "interval": "0.97-0.98", "all reads": 0.006149, "linked reads": 0.002618, "all reads (cumsum)": 0.77, "linked reads (cumsum)": 0.7797, "range_label": "0.97-0.98", "all reads (inferred)": 0.1221, "linked reads (inferred)": 0.6038, "right_edge": 0.98}, {"bin": "0.98", "interval": "0.98-0.99", "all reads": 0.005913, "linked reads": 0.002424, "all reads (cumsum)": 0.776, "linked reads (cumsum)": 0.7822, "range_label": "0.98-0.99", "all reads (inferred)": 0.1223, "linked reads (inferred)": 0.6045, "right_edge": 0.99}, {"bin": "0.99", "interval": "0.99-1.0", "all reads": 0.224, "linked reads": 0.2178, "all reads (cumsum)": 1.0, "linked reads (cumsum)": 1.0, "range_label": "0.99-1.0", "all reads (inferred)": 1.0, "linked reads (inferred)": 1.0, "right_edge": 1.0}]}}
